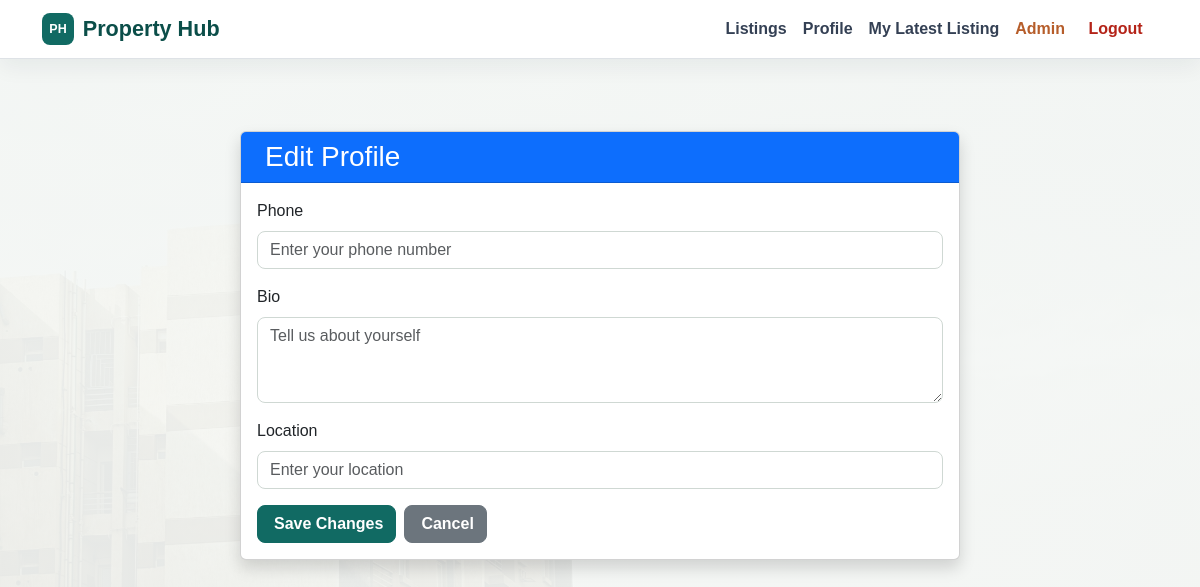
Page /profiles/edit/ (signed in) on the earlier database version.
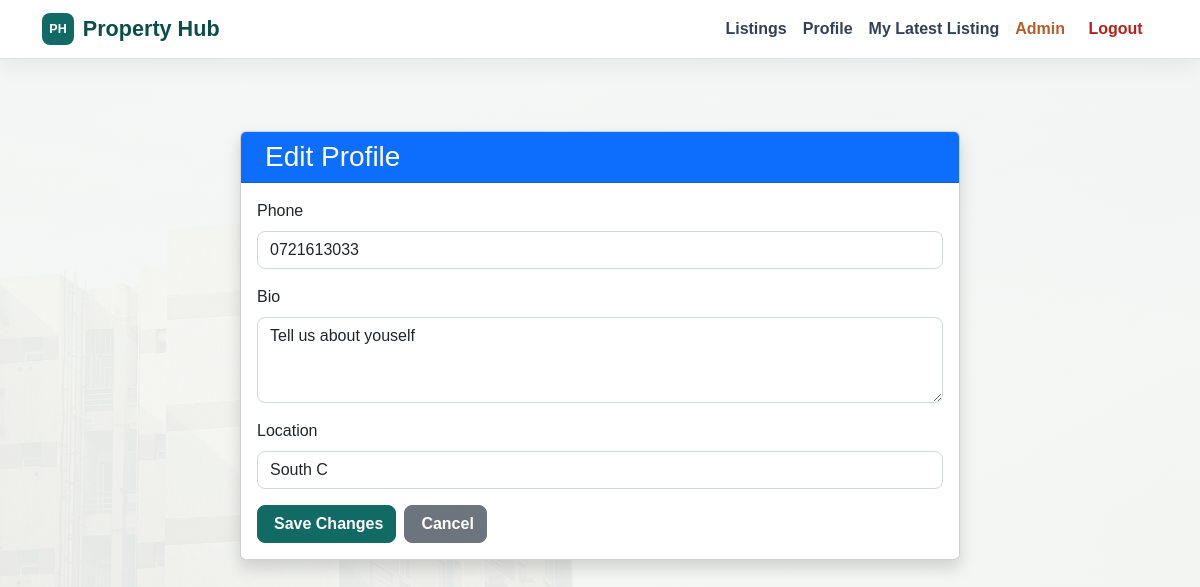
Same page on the later database version.
### profiles/models.py (models this page shows, shortened)
class UserProfile(models.Model):
    user = models.OneToOneField(
        settings.AUTH_USER_MODEL,  # <- updated from auth.User
        on_delete=models.CASCADE
    )
    bio = models.TextField(blank=True)
    avatar = models.ImageField(upload_to='avatars/', blank=True, null=True)
    phone = models.CharField(max_length=20, blank=True)
    location = models.CharField(max_length=100, blank=True)

### profiles/views.py (the view)
# urls.py: path("edit/", views.edit_profile, name="profile_edit"),
@login_required
def edit_profile(request):
    user_profile, created = UserProfile.objects.get_or_create(user=request.user)
    if request.method == 'POST':
        form = UserProfileForm(request.POST, instance=user_profile)
        if form.is_valid():
            form.save()
            messages.success(request, 'Your profile has been updated successfully!')
            return redirect('profile')
    else:
        form = UserProfileForm(instance=user_profile)
    return render(request, 'profiles/edit_profile.html', {
        'form': form
    })

### profiles/forms.py
class UserProfileForm(forms.ModelForm):
    class Meta:
        model = UserProfile
        fields = ['phone', 'bio', 'location']
        widgets = {
            'phone': forms.TextInput(attrs={'class': 'form-control', 'placeholder': 'Enter your phone number'}),
            'bio': forms.Textarea(attrs={'class': 'form-control', 'rows': 3, 'placeholder': 'Tell us about yourself'}),
            'location': forms.TextInput(attrs={'class': 'form-control', 'placeholder': 'Enter your location'}),
        }

### accounts/models.py (called while the page is built)
    @property
    def is_seller(self):
        return self.role == self.Roles.SELLER

    @property
    def is_admin(self):
        return self.role == self.Roles.ADMIN or self.is_superuser

### profiles/templates/profiles/edit_profile.html (shortened to what this page needs)
{% extends "base.html" %}
{% load static %}
{% block content %}
<div class="container py-5">
    <div class="row justify-content-center">
        <div class="col-md-8">
            <div class="card shadow">
                <div class="card-header bg-primary text-white">
                    <h3 class="mb-0">Edit Profile</h3>
                </div>
                <div class="card-body">
                    <form method="post">
                        <div class="mb-3">
                            <label for="{{ form.phone.id_for_label }}" class="form-label">Phone</label>
                            {{ form.phone }}
                        </div>
                        <div class="mb-3">
                            <label for="{{ form.bio.id_for_label }}" class="form-label">Bio</label>
                            {{ form.bio }}
                        </div>
                        <div class="mb-3">
                            <label for="{{ form.location.id_for_label }}" class="form-label">Location</label>
                            {{ form.location }}
                        </div>
                        <div class="d-flex gap-2">
                            <button type="submit" class="btn btn-primary">
                                Save Changes
                            </button>
                            <a href="{% url 'profile' %}" class="btn btn-secondary">
                                Cancel
                            </a>
                        </div>
                    </form>
                </div>
            </div>
        </div>
    </div>
</div>
{% endblock %}

Differences in the rows shown:
changed UserProfile: phone (not shown) → "0721613033"; bio (not shown) → "Tell us about youself"; location (not shown) → "South C"
